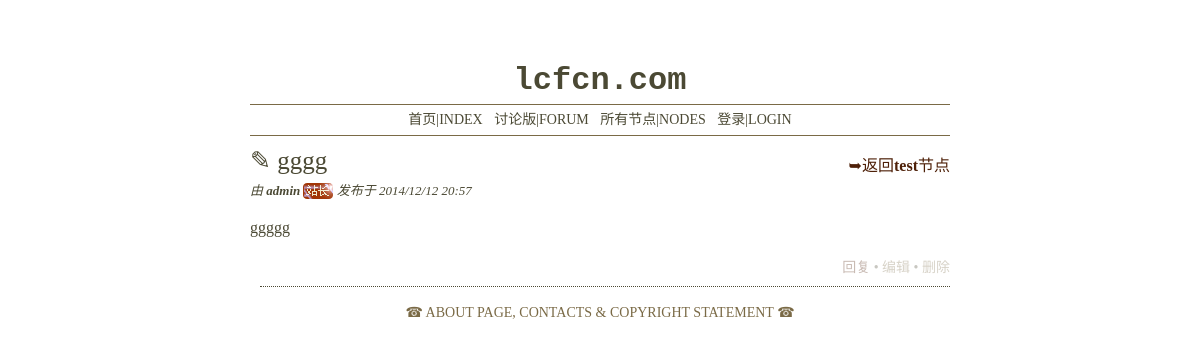
Before: /forum/thread/1/ with the older database file.
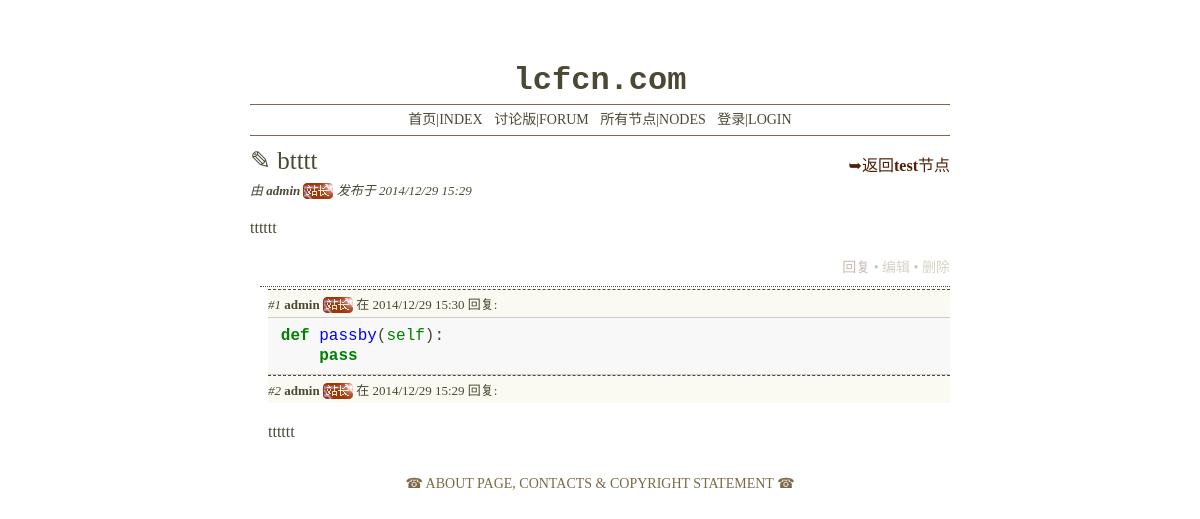
After: the same page with the newer database file.
### forum/models.py (models this page shows, shortened)
class PostBase(DateTimeBase):
    title = models.CharField(max_length=200, error_messages={
        'blank': u"标题不能为空",
        'null': u"标题不能为空",
        'invalid': u"您输入了一个无效的标题，标题的长度请控制在100个字符内"
    }, help_text=u"☞标题为必填且不能超过100个字符", verbose_name=u"标题")
    content = models.TextField(blank=True, null=True,
                               help_text=u"☞内容可以留空，但不要输入无意义的内容",
                               verbose_name=u"内容")
    author = models.ForeignKey(User, blank=True, null=True, related_name='%(class)s', on_delete=models.SET_NULL)
    content_md = models.TextField(blank=True, null=True)
    bygod = models.BooleanField(blank=True, default=False,
                                help_text=u"☞将这篇文章归入管理员文集",
                                verbose_name=u"归档")
    guest_name = models.CharField(max_length=30, default="Guest", verbose_name=u"游客称呼", blank=True, null=True,
                                  validators=[
                                      validators.RegexValidator(r'^[\w.@+-]+$', u"名字中包含不允许的字符.", 'invalid')
                                  ])
    guest_email = models.EmailField(
        max_length=254, verbose_name=u"游客联系方式", blank=True, null=True,
        help_text=u"您的邮件地址在显示时会将@替换为[at]",
        error_messages={
            'invalid': u"您输入了一个无效的邮件地址，请修改或留空"
        }
    )
    ip_addr = models.IPAddressField(default='0.0.0.0', verbose_name=u"IP地址", help_text=u"发信人的IP地址")
    class Meta:
        abstract = True

class Post(PostBase):
    node = models.ForeignKey(NodeTag, null=True, related_name='posts', on_delete=models.SET_NULL)
    class Meta:
        ordering = ['-pk']

class DateTimeBase(models.Model):
    created = models.DateTimeField(auto_now_add=True)
    last_edited = models.DateTimeField(auto_now=True)
    class Meta:
        abstract = True

class NodeTag(DateTimeBase):
    name = models.CharField(max_length=50, error_messages={
        'blank': u"节点的名称不能为空",
        'null': u"节点的名称不能为空",
        'invalid': u"您输入了一个无效的节点名称，节点名称的长度不能超过50个字符"
    }, help_text=u"☞节点名称为必填且不能超过50个字符", verbose_name=u"节点名称", unique=True)
    description = models.TextField(blank=True, null=True,
                                   help_text=u"☞关于节点讨论主题的简要描述",
                                   verbose_name=u"节点描述")
    slug = models.CharField(max_length=30, help_text=u"☞节点的英文简写", verbose_name=u"节点代号", unique=True)

class Reply(PostBase):
    post_node = models.ForeignKey(Post, null=True, related_name='replies', on_delete=models.SET_NULL)
    class Meta:
        verbose_name_plural = 'replies'
        ordering = ['-pk']

### forum/views.py (the view)
# urls.py: url(r'^forum/thread/(?P<pk>\d+)/$', views.ThreadDetail.as_view(), name='post-detail'),
class ThreadDetail(ListView):
    model = Reply
    template_name = 'forum/post/detail.html'
    paginate_by = 20
    page_kwarg = 'p'
    def get_queryset(self):
        all_replies = super(ThreadDetail, self).get_queryset()
        replies_belong_to_this_post = all_replies.filter(post_node=self.kwargs['pk'])
        return replies_belong_to_this_post
    def get_context_data(self, **kwargs):
        context = super(ThreadDetail, self).get_context_data(**kwargs)
        context['post'] = get_object_or_404(Post, pk=self.kwargs['pk'])
        return context

### forum/templates/forum/post/detail.html (shortened to what this page needs)
{% extends "forum/base.html" %}
{% load forum_strip_email %}
    {% block container %}
        <div id="thread-head">
            <div id="thread-head-l">
                <div id="thread-head-t">
                    ✎
                    {{ post.title }}
                </div>
                <div id="thread-head-b">
                    由
                    {% if post.author.is_superuser %}
                        <b>{{ post.author.username }}</b>
                        {% if post.author.is_superuser %}<em class="adminlogo"></em>{% endif %}
                    {% elif post.author %}
                        {{ post.author.username }}<{{ post.author.email|default:"-"|strip_email_at }}>
                    {% else %}
                        游客:
                        {{ post.guest_name }}<{{ post.guest_email|default:"-"|strip_email_at }}>
                    {% endif %}
                    发布于
                    {{ post.created|date:"Y/m/d G:i" }}
                </div>
            </div>
            <div id="thread-head-r">
                <a href="{% url 'nodetag-detail' slug=post.node.slug %}">➥返回<b>{{ post.node.name }}</b>节点</a>
            </div>
        </div>
        <div id="thread-body" class="markdown">
            {{ post.content_md|safe|default:"<i>正文无内容</i>" }}
        </div>
        <div id="post-operate">
            <a href="{% url 'post-reply' pk=post.pk %}">回复</a>
            •
            <a href="">编辑</a>
            •
            <a href="">删除</a>
        </div>
        <div id="thread-reply">
            {% for reply in object_list %}
                <div class="thread-reply-head">
                    <i>#{{ page_obj.start_index|add:forloop.counter0 }}</i>
                    {% if reply.author.is_superuser %}
                        <b>{{ reply.author.username }}</b>
                        {% if reply.author.is_superuser %}<em class="adminlogo"></em>{% endif %}
                    {% elif reply.author %}
                        {{ reply.author.username }}<{{ reply.author.email|default:"-"|strip_email_at }}>
                    {% else %}
                        游客:
                        {{ reply.guest_name }}<{{ reply.guest_email|default:"-"|strip_email_at }}>
                    {% endif %}
                    在
                    {{ reply.created|date:"Y/m/d G:i" }}
                    回复:
                </div>
                <div class="thread-reply-body markdown">
                    {{ reply.content_md|safe }}
                </div>
            {% endfor %}
        </div>
    {% endblock %}

Changed rows visible on the page:
changed Post "test": title "gggg" → "btttt"; created "2014/12/12 20:57" → "2014/12/29 15:29"; content_md "ggggg" → "tttttt"
now on this page (row edited): Reply: start_index|add "1", author.username "admin", created "2014/12/29 15:30", content_md "def passby ( self ): pass"
now on this page (row edited): Reply: start_index|add "2", author.username "admin", created "2014/12/29 15:29", content_md "tttttt"
